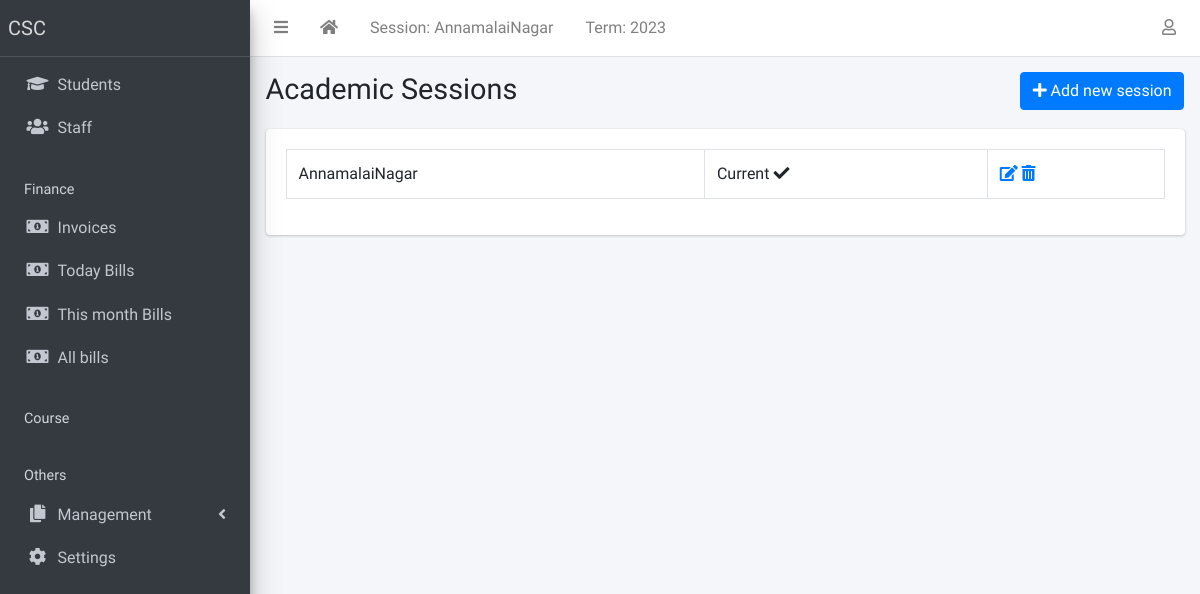
/session/list/ (signed in), run on the app's committed database.
### apps/corecode/models.py (models this page shows, shortened)
class AcademicSession(models.Model):
    name = models.CharField(max_length=200, unique=True)
    current = models.BooleanField(default=True)
    class Meta:
        ordering = ["-name"]
    def __str__(self):
        return self.name

class AcademicTerm(models.Model):
    name = models.CharField(max_length=20, unique=True)
    current = models.BooleanField(default=True)
    class Meta:
        ordering = ["name"]

### apps/corecode/views.py (the view)
# urls.py: path("session/list/", SessionListView.as_view(), name="sessions"),
class SessionListView(LoginRequiredMixin, SuccessMessageMixin, ListView):
    model = AcademicSession
    template_name = "corecode/session_list.html"
    def get_context_data(self, **kwargs):
        context = super().get_context_data(**kwargs)
        context["form"] = AcademicSessionForm()
        return context

### apps/corecode/context_processors.py (called while the page is built)
def site_defaults(request):
    current_session = AcademicSession.objects.get(current=True)
    current_term = AcademicTerm.objects.get(current=True)
    vals = SiteConfig.objects.all()
    contexts = {
        "current_session": current_session.name,
        "current_term": current_term.name,
    }
    for val in vals:
        contexts[val.key] = val.value
    return contexts

### apps/corecode/templates/corecode/session_list.html (shortened to what this page needs)
{% extends 'base.html' %}
{% load widget_tweaks %}
{% block title %}
Academic Sessions
{% endblock title %}
{% block breadcrumb %}
  <a class="btn btn-primary" href="#" data-toggle="modal" data-target="#modal1">
    <i class="fa fa-plus"></i>
    Add new session
  </a>
{% endblock breadcrumb %}
{% block content %}
  <div class="row">
    <div class="col-sm-12">
        <table class="table table-bordered">
          <tbody>
            {% for object in object_list %}
            <tr>
              <td>{{ object }}</td>
              <td>
                {% if object.current == True %}
                  Current <i class="fa fa-check"></i>
                {% endif %}
              </td>
              <td><a href="{% url 'session-update' object.id %}"><i
                    class="fa fa-edit"></i></a> <a
                  href="{% url 'session-delete' object.id %}"><i
                    class="fa fa-trash-alt"></i></a></td>
            </tr>
            {% endfor %}
          </tbody>
        </table>
    </div>
  </div>
{% endblock content %}

### templates/base.html (shortened to what this page needs)
{% load static %}
<!DOCTYPE html>
<html lang="en">
<head>
  <link href="https://cdnjs.cloudflare.com/ajax/libs/select2/4.0.13/css/select2.min.css" rel="stylesheet" />
  <link rel="stylesheet" href="{% static 'plugins/fontawesome-free/css/all.min.css' %}">
  <link rel="stylesheet" href="{% static 'plugins/toastr/toastr.min.css' %}">
  <link rel="stylesheet"
    href="{% static 'plugins/overlayScrollbars/css/OverlayScrollbars.min.css' %}">
  <link rel="stylesheet" href="{% static 'plugins/Datatables/datatables.min.css' %}" />
  <link rel="stylesheet" href="{% static 'dist/css/adminlte.min.css' %}">
</head>
<body
  class="hold-transition sidebar-mini layout-fixed layout-navbar-fixed layout-footer-fixed">
  <div class="wrapper">
    <nav class="main-header navbar navbar-expand navbar-white navbar-light">
      <ul class="navbar-nav">
        <li class="nav-item">
          <a class="nav-link" data-widget="pushmenu" href="#" role="button"><i
              class="fas fa-bars"></i></a>
        </li>
        <li class="nav-item d-none d-sm-inline-block">
          <a href="{% url 'home' %} " class="nav-link"><i class="fa fa-home"></i></a>
        </li>
        <li class="nav-item d-none d-sm-inline-block">
          <a  class="nav-link">Session: {{ current_session }}</a>
        </li>
        <li class="nav-item d-none d-sm-inline-block">
          <a  class="nav-link">Term: {{ current_term }}</a>
        </li>
      </ul>
      <ul class="navbar-nav ml-auto">
        <li class="nav-item dropdown">
          <a class="nav-link" data-toggle="dropdown" href="#">
            <i class="far fa-user"></i>
          </a>
        </li>
      </ul>
    </nav>
    <aside class="main-sidebar sidebar-dark-primary elevation-4">
      <a href="{% url 'home' %}" class="brand-link">CSC</a>
      <div class="sidebar">
        <nav class="mt-2">
          <ul class="nav nav-pills nav-sidebar flex-column"
            data-widget="treeview" role="menu" data-accordion="false">
            <li class="nav-item">
              <a href="{% url 'dashboard' %}" class="nav-link">
                <i class="nav-icon fas fa-graduation-cap"></i>
                <p>
                  Students
                </p>
              </a>
            </li>
            <li class="nav-item">
              <a href="{% url 'staff-list' %}" class="nav-link">
                <i class="nav-icon fas fa-users"></i>
                <p>
                 Staff
                </p>
              </a>
            </li>
            <li class="nav-header">Finance</li>
            <li class="nav-item">
              <a href="{% url 'invoice-list' %}" class="nav-link">
                <i class="nav-icon fas fa-money-bill-alt"></i>
                <p>
                  Invoices
                </p>
              </a>
            </li>
            <li class="nav-item">
              <a href="{% url 'today' %}" class="nav-link">
                <i class="nav-icon fas fa-money-bill-alt"></i>
                <p>
                   Today Bills
                </p>
              </a>
            </li>
            <li class="nav-item">
              <a href="{% url 'month' %}" class="nav-link">
                <i class="nav-icon fas fa-money-bill-alt"></i>
                <p>
                  This month Bills
                </p>
              </a>
            </li>
            <li class="nav-item">
              <a href="{% url 'all' %}" class="nav-link">
                <i class="nav-icon fas fa-money-bill-alt"></i>
                <p>
                  All bills
                </p>
              </a>
            </li>
            <li class="nav-header">Course</li>
            <li class="nav-header">Others</li>
            <li class="nav-item has-treeview">
              <a href="#" class="nav-link">
                <i class="nav-icon fas fa-copy"></i>
                <p>
                  Management
                  <i class="fas fa-angle-left right"></i>
                </p>
              </a>
            </li>
            <li class="nav-item">
              <a href="{% url 'configs' %}" class="nav-link">
                <i class="nav-icon fas fa-cog"></i>
                <p>
                  Settings
                </p>
              </a>
            </li>
          </ul>
        </nav>
      </div>
    </aside>
    <div class="content-wrapper">
      <section class="content-header">
        <div class="container-fluid">
          <div class="row mb-1">
            <div class="col-sm-8">
              <h1>{% block title %}{% endblock title %}</h1>
            </div>
            <div class="col-sm-4">
              <ol class="breadcrumb float-sm-right">
                <li class="breadcrumb-item">{% block breadcrumb %}{% endblock breadcrumb %}</li>
              </ol>
            </div>
          </div>
        </div>
      </section>
      <section class="content">
        <div class="container-fluid">
          <div class="row">
            <div class="col-md-12">
              {% block fullcard %}
              <div class="card">
                <div class="card-body">
                  <div class="row">
                    <div class="col">
                      {% block content %}
                      {% endblock content %}
                    </div>
                  </div>
                </div>
              </div>
              {% endblock fullcard %}
            </div>
          </div>
        </div>
      </section>
    </div>
  </div>
</body>
</html>

### data on the page
AcademicSession: name "AnnamalaiNagar", current "Current"
AcademicTerm: name "2023"
